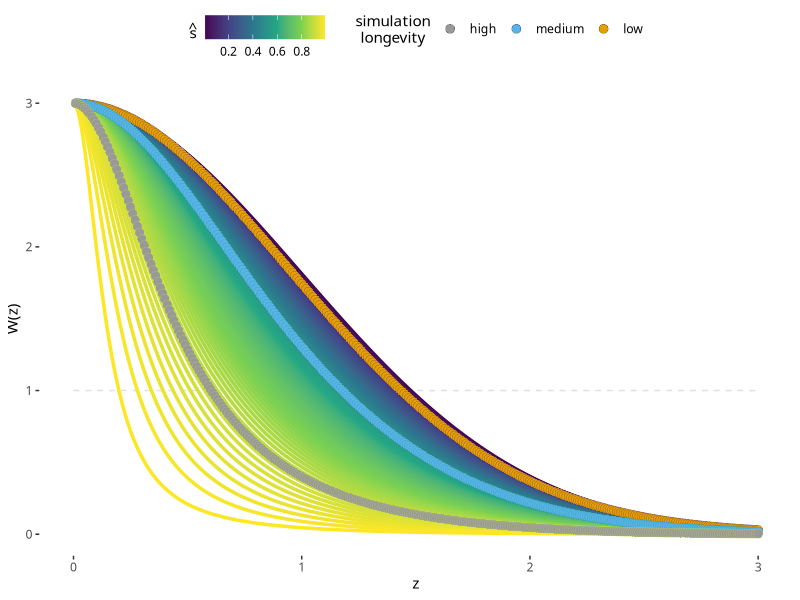

Source code (R): (Note: this script raises an error after producing the figure.)
# Code for reproducing Fig. S21 in manuscript's appendix
# Fig is lifetime fitness as a function of \widehat{s} and z
# to examine effects of longevity on sensitivity to z

library(ggplot2)
library(dplyr)
library(tidyr)

rm(list = ls())

w.by.s.by.z = expand.grid(
  # Phenotype
  z = (1:300)/100,
  # \widehat{s}
  s.hat = (1:99)/100,
  # Fixing max. intrinsic fitness at 3
  W.max = 3
) %>%
  # W(z), lifetime fitness
  mutate(W = W.max * (1 - s.hat)*exp(-z^2/2) / (1 - s.hat*exp(-z^2/2)))

w.by.s.by.z %>%
  ggplot(aes(x = z, y = W, colour = s.hat)) +
  annotate('segment', x = 0, xend = 3, y = 1, yend = 1, linetype = 2, colour = 'gray88') +
  geom_line(aes(group = s.hat), linewidth = 1.2) +
  geom_point(
    data = w.by.s.by.z %>% filter(s.hat %in% c(0.1, 0.5, 0.9)),
    aes(fill = factor(s.hat, labels = c('low', 'medium', 'high'))),
    size = 3, shape = 21, stroke = 0.125
  ) +
  scale_colour_viridis_c(breaks = (1:4)/5, name = expression(hat(s))) +
  scale_fill_manual(
    values = c("#999999", "#56B4E9", "#E69F00"), 
    breaks = c('high', 'medium', 'low'),
    'simulation\nlongevity'
  ) +
  labs(x = 'z', y = 'W(z)') +
  theme(
    panel.background = element_rect(fill = NA),
    legend.position = 'top',
    legend.title = element_text(vjust = 0.75, hjust = 0.5),
    text = element_text(family = 'ArialMT')
  )

# Export figure 
ggsave('analyze_results/figs_out/figS1_lifetime_fitness.pdf', width = 8, height = 5)
  